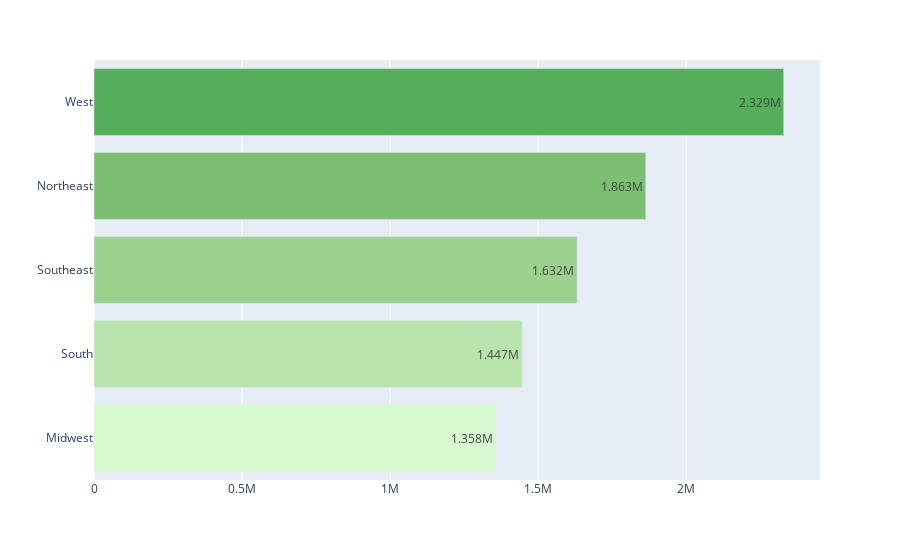

Notebook cell for this chart:
### Code cell
# Show barplot
fig = px.bar(df_region, x="Total Sales", y="Region", text_auto=".4s")
fig.update_traces(
    marker_color=px.colors.sequential.algae
)
fig.update_layout(
    title="", 
    xaxis_title="", 
    yaxis_title=""
)
fig.show()

### Figure 1 — Plotly figure (JSON) as saved in the notebook; plotly's stock layout.template omitted (floating-point values rounded to 4 significant figures)
{"data": [{"alignmentgroup": "True", "hovertemplate": "Total Sales=%{x}<br>Region=%{y}<extra></extra>", "legendgroup": "", "marker": {"color": ["rgb(214, 249, 207)", "rgb(186, 228, 174)", "rgb(156, 209, 143)", "rgb(124, 191, 115)", "rgb(85, 174, 91)", "rgb(37, 157, 81)", "rgb(7, 138, 78)", "rgb(13, 117, 71)", "rgb(23, 95, 61)", "rgb(25, 75, 49)", "rgb(23, 55, 35)", "rgb(17, 36, 20)"], "pattern": {"shape": ""}}, "name": "", "offsetgroup": "", "orientation": "h", "showlegend": false, "textposition": "auto", "texttemplate": "%{x:.4s}", "type": "bar", "x": [1358145, 1446722, 1631786, 1863429, 2329193], "xaxis": "x", "y": ["Midwest", "South", "Southeast", "Northeast", "West"], "yaxis": "y"}], "layout": {"barmode": "relative", "legend": {"tracegroupgap": 0}, "margin": {"t": 60}, "title": {"text": ""}, "xaxis": {"anchor": "y", "domain": [0, 1], "title": {"text": ""}}, "yaxis": {"anchor": "x", "domain": [0, 1], "title": {"text": ""}}}}
